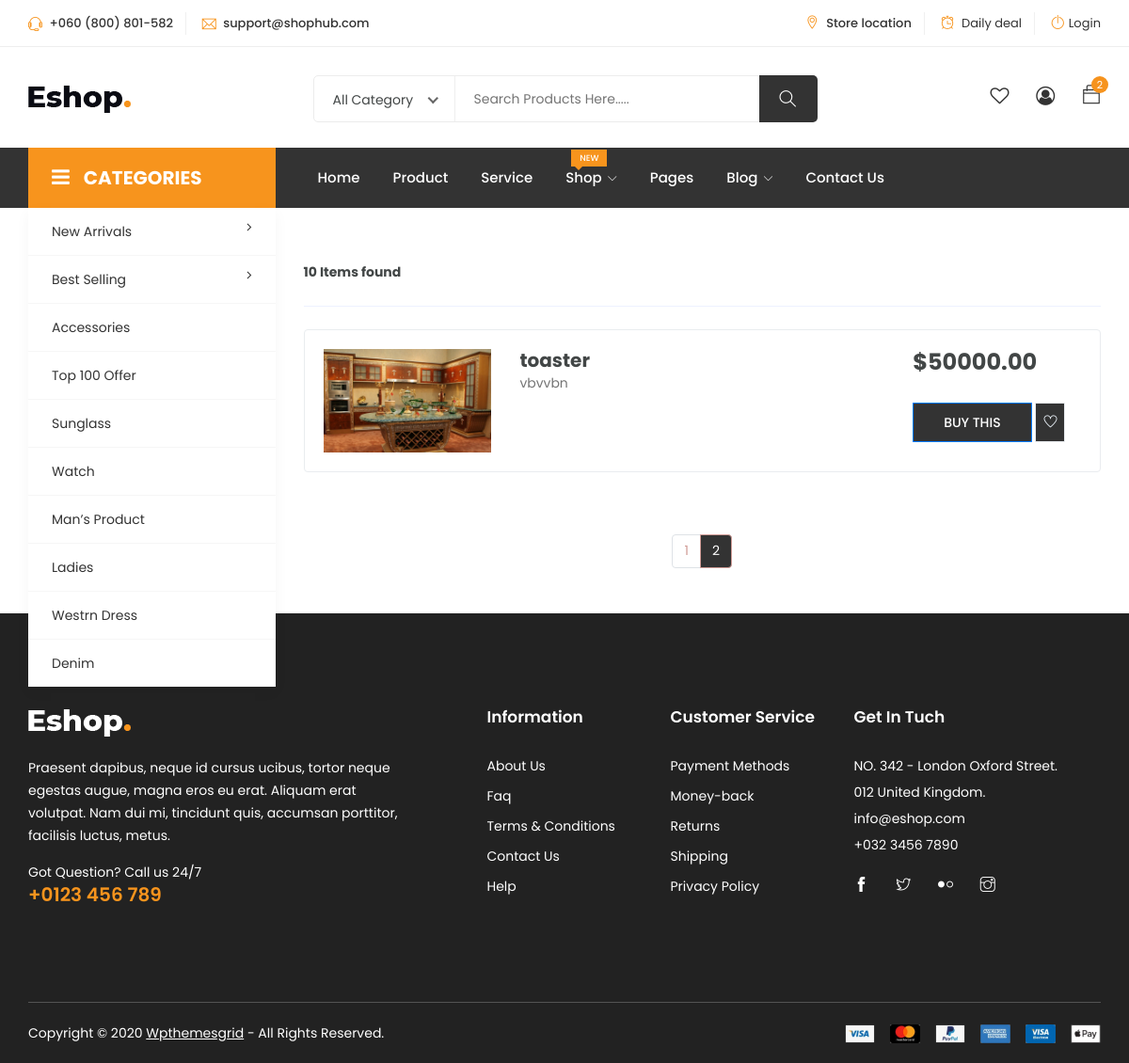
The page /shop/?page=2 on the database as committed earlier.
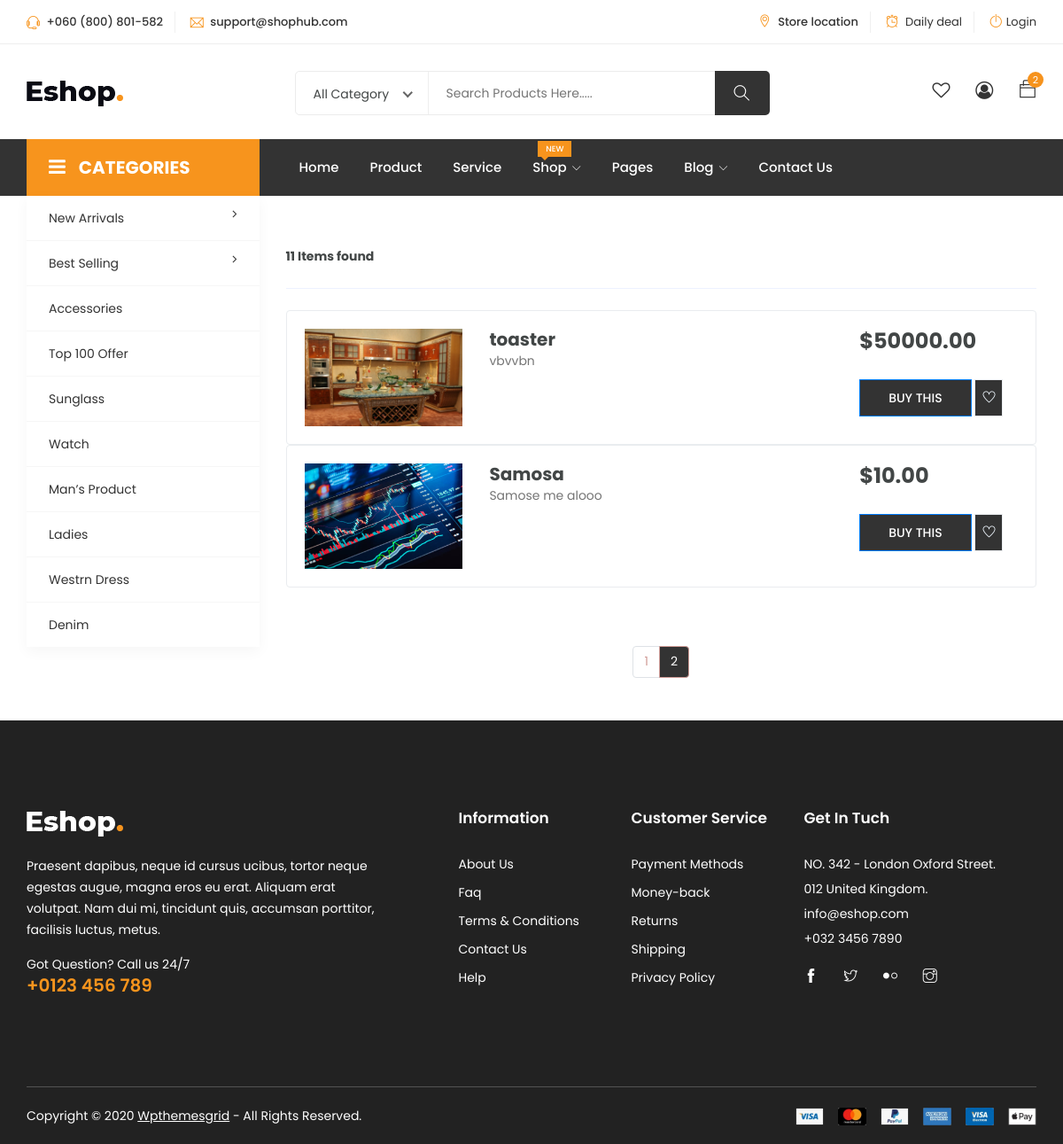
The same page on the database as committed later.
### OmniApp/models.py (models this page shows, shortened)
class Product(models.Model):
    product_id = models.UUIDField(
        primary_key=True, default=uuid.uuid4, editable=False, unique=True
    )
    product_name = models.CharField(max_length=255)
    manufacturer_id = models.ForeignKey(
        Customer, on_delete=models.CASCADE, related_name="products"
    )
    quantity = models.PositiveIntegerField()
    product_image = models.ImageField(
        upload_to="product_images/", null=True, blank=True
    )
    unit_weight = models.FloatField()
    product_description = models.TextField()
    unit_price = models.DecimalField(max_digits=10, decimal_places=2)
    product_short_description = models.TextField(default=" ")

### OmniApp/views.py (the view)
# urls.py: path("shop/", shop, name="shop"),
def shop(request):
    products = Product.objects.all()
    customer_id = request.session.get("customer")
    user_authenticated = customer_id is not None
    page = request.GET.get("page", 1)
    paginator = Paginator(products, 9)  # Show 9 products per page
    try:
        product_pages = paginator.page(page)
    except PageNotAnInteger:
        product_pages = paginator.page(1)
    except EmptyPage:
        product_pages = paginator.page(paginator.num_pages)
    context = {
        "products": product_pages,
        "user_authenticated": user_authenticated,
        "current_page": int(page),
        "product_pages": range(1, product_pages.paginator.num_pages + 1),
    }
    return render(request, "OmniCart/product/shop.html", context)

### templates/OmniCart/product/shop.html (shortened to what this page needs)
{% extends 'base.html' %}
{% block content %}
<section class="container py-5">
    <div class="row">
        <div class="col-lg-3">
        </div>
        <div class="col-lg-9">
            <header class="d-sm-flex align-items-center border-bottom mb-4 pb-3">
                <strong class="d-block py-2">{{ products.paginator.count }} Items found </strong>
              </header>
            <div class="row justify-content-center mb-3">
                {% for product in products %}
                <div class="col-md-12">
                    <div class="card  shadow-0 border rounded-3" style="border-color: #F7941D;!important">
                        <div class="card-body">
                            <div class="row g-0">
                                <div class="col-xl-3 col-md-4 d-flex justify-content-center">
                                    <div class="bg-image hover-zoom ripple rounded ripple-surface me-md-3 mb-3 mb-md-0">
                                        <img src="{{ product.product_image.url }}" class="w-100" alt="{{ product.product_name }}" />
                                    </div>
                                </div>
                                <div class="col-xl-6 col-md-5 col-sm-7">
                                    <h5>{{ product.product_name }}</h5>
                                    <p class="text mb-4 mb-md-0">{{ product.product_short_description }}</p>
                                </div>
                                <div class="col-xl-3 col-md-3 col-sm-5">
                                    <div class="d-flex flex-row align-items-center mb-1">
                                        <h4 class="mb-1 me-1">${{ product.unit_price }}</h4>
                                    </div>
                                    <div class="mt-4">
                                        <button class="btn btn-primary shadow-0" type="button">Buy this</button>
                                        <a href="#!" class="btn btn-light border px-2 pt-2 pb-2 icon-hover"><i style="color: aliceblue;" class=" ti-heart "></i></a>
                                    </div>
                                </div>
                            </div>
                        </div>
                    </div>
                </div>
                {% endfor %}
            </div>
            <nav aria-label="Page navigation example" class="d-flex justify-content-center mt-3">
                <ul class="pagination">
                    {% for page_num in product_pages %}
                    <li class="page-item{% if page_num == current_page %} active{% endif %}">
                        <a class="page-link" href="?page={{ page_num }}">{{ page_num }}</a>
                    </li>
                    {% endfor %}
                </ul>
            </nav>
        </div>
    </div>
</section>
{% endblock %}

Rows that differ between the two databases and show on the page:
added Product: product_image (picture), product_name "Samosa", product_short_description "Samose me alooo", unit_price "10.00"
Other text that changed with them:
{{ products.paginator.count }}: "10" → "11"
